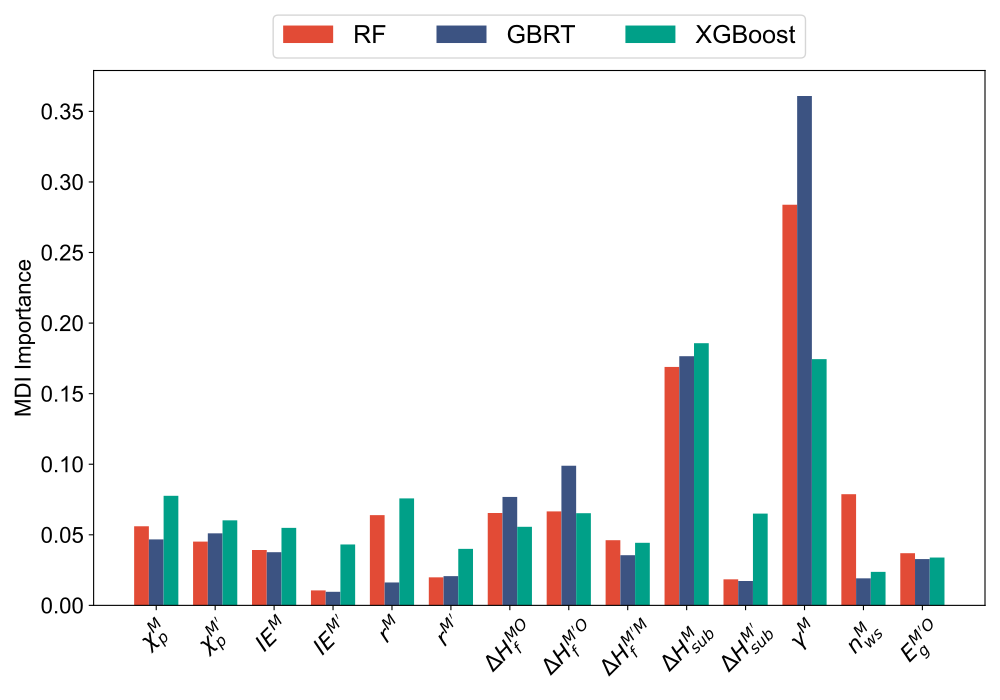

Recreate this plot in Python.
import pandas as pd
import numpy as np
import time
import matplotlib.pyplot as plt
from sklearn.ensemble import RandomForestRegressor, GradientBoostingRegressor
from sklearn.model_selection import KFold
import xgboost as xgb
from sklearn.preprocessing import StandardScaler
from sklearn.metrics import mean_absolute_error, r2_score

def print_full_ranking(mean_importance, model_name):
    # ---------------- 降序排序 ----------------
    sorted_idx = np.argsort(mean_importance)[::-1]

    print(f"\n{model_name} 平均特征重要性（降序）:")
    for idx in sorted_idx:
        print(f"{feature_names[idx]}: {mean_importance[idx]:.6f}")

    # ---------------- Heatmap排序（升序） ----------------
    print("Feature_importance_heatmap:")
    sorted_idx_asc = np.argsort(mean_importance)
    ranking_array = sorted_idx_asc.tolist()

    print("\n特征重要性排序数组（最不重要 → 最重要）:")
    print(ranking_array)

    # ---------------- GA排序 ----------------
    print("GA排序：")

    rank_array = np.empty(len(mean_importance), dtype=int)
    rank_array[np.argsort(mean_importance)[::-1]] = np.arange(1, len(mean_importance) + 1)

    print(rank_array.tolist())

# ---------------- 基本设置 ----------------
plt.rcParams['font.family'] = 'Arial'       # 全局字体设置为 Arial
plt.rcParams['axes.unicode_minus'] = False  # 显示负号
random_seed = 1412
np.random.seed(random_seed)
start_time = time.time()


out_pdf = "MDI.pdf"

# ---------------- 数据读取 ----------------
file_path = "../MSI_dataset/Science_feature_data.xlsx"
data = pd.read_excel(file_path, header=0)

y = data.iloc[:, 1]  # 第二列为目标变量
X = data.iloc[:, 2:16]  # 第3列到第16列为特征

# 特征名
feature_names = [
    r"$\chi_p^M$", r"$\chi_p^{M'}$", r"$IE^M$", r"$IE^{M'}$", r"$r^M$", r"$r^{M'}$",
    r"$\Delta H_f^{MO}$", r"$\Delta H_f^{M'O}$", r"$\Delta H_f^{M'M}$",
    r"$\Delta H_{sub}^M$", r"$\Delta H_{sub}^{M'}$", r"$\gamma^M$", r"$n_{ws}^M$", r"$E_g^{M'O}$"
]

# ---------------- 十折交叉验证 ----------------
kf = KFold(n_splits=10, shuffle=True, random_state=random_seed)

# 用于存储每个模型在每一折的特征重要性及其 MAE 和 R²
rf_importances = []
gbr_importances = []
xgb_importances = []

rf_mae = []
gbr_mae = []
xgb_mae = []

rf_r2 = []
gbr_r2 = []
xgb_r2 = []

for fold, (train_idx, val_idx) in enumerate(kf.split(X), 1):
    X_train, X_val = X.iloc[train_idx], X.iloc[val_idx]
    y_train, y_val = y.iloc[train_idx], y.iloc[val_idx]
    # ---------- 标准化 ----------
    scaler = StandardScaler()
    X_train_std = scaler.fit_transform(X_train)   # 只在训练集上 fit
    X_val_std   = scaler.transform(X_val)         # 验证集只 transform

    # 1. 随机森林 (最佳超参数)
    rf_model = RandomForestRegressor(
        random_state=random_seed,
        n_estimators=66,
        max_depth=9,
        max_features=7,
        min_samples_split=2,
        min_samples_leaf=1
    )
    rf_model.fit(X_train_std, y_train)
    rf_importances.append(rf_model.feature_importances_)
    rf_pred = rf_model.predict(X_val_std)
    rf_mae.append(mean_absolute_error(y_val, rf_pred))
    rf_r2.append(r2_score(y_val, rf_pred))

    # 2. GBRT (最佳超参数)
    gbr_model = GradientBoostingRegressor(
        random_state=random_seed,
        max_depth=3,
        learning_rate= 0.07400928184149287,
        n_estimators= 266,
        subsample= 0.8314787464970493,
        min_samples_split= 9,
        min_samples_leaf= 3
    )
    gbr_model.fit(X_train_std, y_train)
    gbr_importances.append(gbr_model.feature_importances_)
    gbr_pred = gbr_model.predict(X_val_std)
    gbr_mae.append(mean_absolute_error(y_val, gbr_pred))
    gbr_r2.append(r2_score(y_val, gbr_pred))

    best_params = {
        'max_depth': 3,
        'learning_rate': 0.09222929445288928,
        'n_estimators': 199,
        'subsample': 0.5003718198735058,
        'colsample_bytree': 0.8310917506470121,
        'gamma': 0.13566644039562242,
        'reg_alpha': 0.029867618709022974,
        'reg_lambda': 0.0005818694744638248
    }

    # 3. XGBoost (最佳超参数)
    xgb_model = xgb.XGBRegressor(
        random_state=random_seed,
        n_estimators= 199,
        max_depth= 3,
        learning_rate= 0.09222929445288928,
        subsample= 0.5003718198735058,
        colsample_bytree= 0.8310917506470121,
        gamma= 0.13566644039562242,
        reg_alpha= 0.029867618709022974,
        reg_lambda= 0.0005818694744638248
    )
    xgb_model.fit(X_train_std, y_train)
    xgb_importances.append(xgb_model.feature_importances_)
    xgb_pred = xgb_model.predict(X_val_std)
    xgb_mae.append(mean_absolute_error(y_val, xgb_pred))
    xgb_r2.append(r2_score(y_val, xgb_pred))

# ---------------- 计算十折平均值 ----------------
rf_mean = np.mean(rf_importances, axis=0)
gbr_mean = np.mean(gbr_importances, axis=0)
xgb_mean = np.mean(xgb_importances, axis=0)

rf_mean_mae = np.mean(rf_mae)
gbr_mean_mae = np.mean(gbr_mae)
xgb_mean_mae = np.mean(xgb_mae)

rf_mean_r2 = np.mean(rf_r2)
gbr_mean_r2 = np.mean(gbr_r2)
xgb_mean_r2 = np.mean(xgb_r2)

# ---------------- 输出 ----------------
print('---------------------------------------' + '\n')
print(f"随机森林平均 MAE: {rf_mean_mae}")
print(f"随机森林平均 R²: {rf_mean_r2}")
print('---------------------------------------' + '\n')

print(f"GBRT平均 MAE: {gbr_mean_mae}")
print(f"GBRT平均 R²: {gbr_mean_r2}")
print('---------------------------------------' + '\n')

print(f"XGBoost平均 MAE: {xgb_mean_mae}")
print(f"XGBoost平均 R²: {xgb_mean_r2}")
print('---------------------------------------' + '\n')

# ---------------- 绘图 ----------------
width = 0.25
x = np.arange(len(feature_names))

fig = plt.figure(figsize=(10, 7))

plt.bar(x - width, rf_mean, label="RF", color="#E24B36", width=width)
plt.bar(x, gbr_mean, label="GBRT", color="#3C5382", width=width)
plt.bar(x + width, xgb_mean, label="XGBoost", color="#00A088", width=width)

# 按平均重要性排序并输出
def print_sorted_importance(mean_importance, model_name):
    sorted_idx = np.argsort(mean_importance)[::-1]  # 从大到小排序索引
    print(f"\n{model_name} 平均特征重要性（降序）:")
    for idx in sorted_idx:
        print(f"{feature_names[idx]}: {mean_importance[idx]}")

# 输出模型的特征重要性
print_sorted_importance(rf_mean, "随机森林")
print('---------------------------------------' + '\n')

print_sorted_importance(gbr_mean, "GBRT")
print('---------------------------------------' + '\n')

print_sorted_importance(xgb_mean, "XGBoost")

plt.xticks(np.arange(len(feature_names)), feature_names, rotation=45, ha="center", fontsize=16)
plt.yticks(fontsize=16)
plt.ylabel('MDI Importance', fontsize=16)
# plt.legend(loc="center left", bbox_to_anchor=(1, 0.5), fontsize=10)
plt.legend(
    loc='lower center',  # 定位在中心下方
    bbox_to_anchor=(0.5, 1.0),  # 在正上方，调整正值可以控制距离
    ncol=3,                       # 横排排列3个
    fontsize=18,                   # 图例字体大小
    # frameon=False
)
plt.tight_layout()

# 保存为 PDF
plt.savefig(out_pdf, dpi=300, edgecolor='white')
plt.close(fig)

print("保存完成：", out_pdf)

print_full_ranking(rf_mean, "随机森林")
print('---------------------------------------\n')

print_full_ranking(gbr_mean, "GBRT")
print('---------------------------------------\n')

print_full_ranking(xgb_mean, "XGBoost")
